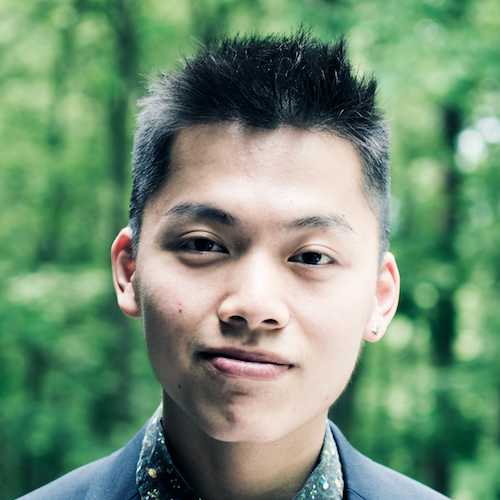
#> input picture Tong Portrait 2c.jpg, 500 x 500 px
$ python -i canny.py   (imports and definitions only)   (older library calls are emulated)
#> lines starting #> are read from the running program, lines starting #| are printed output that depends on the picture
#> in cannyEdge, image is the input picture: PIL image 500x500 RGB; mean R, G, B 114.7, 143.8, 116.5
### utils.py
'''
  File name: utils.py
'''

'''
  File clarification:
    Utils file that contributes the project
'''

import numpy as np
from scipy import signal
import matplotlib.pyplot as plt

'''
  Derivatives visualzation function
'''
def visDerivatives(I_gray, Mag, Magx, Magy):
  fig, (Ax0, Ax1, Ax2, Ax3) = plt.subplots(1, 4, figsize = (20, 8))

  Ax0.imshow(Mag, cmap='hot', interpolation='nearest')
  Ax0.axis('off')
  Ax0.set_title('Gradient Magnitude')

  Ax1.imshow(Magx, cmap='hot', interpolation='nearest')
  Ax1.axis('off')
  Ax1.set_title('Gradient Magnitude (x axis)')

  Ax2.imshow(Magy, cmap='hot', interpolation='nearest')
  Ax2.axis('off')
  Ax2.set_title('Gradient Magnitude (y axis)')

  # plot gradient orientation
  Mag_vec = Mag.transpose().reshape(1, Mag.shape[0] * Mag.shape[1])
  hist, bin_edge = np.histogram(Mag_vec.transpose(), 100)

  ind_array = np.array(np.where( (np.cumsum(hist).astype(float) / hist.sum()) < 0.95))
  thr = bin_edge[ind_array[0, -1]]

  ind_remove = np.where(np.abs(Mag) < thr)
  Magx[ind_remove] = 0
  Magy[ind_remove] = 0

  X, Y = np.meshgrid(np.arange(0, Mag.shape[1], 1), np.arange(0, Mag.shape[0], 1))

  Ax3.imshow(I_gray, cmap='hot', interpolation='nearest')
  Ax3.axis('off')
  Ax3.set_title('Gradient Orientation')

  Q = plt.quiver(X, Y, Magx, Magy)
  qk = plt.quiverkey(Q, 0.9, 0.9, 2, r'$2 \frac{m}{s}$', labelpos='E', coordinates='figure')


'''
  Edge detection result visualization function
'''
def visCannyEdge(Im_raw, M, E):
  # plot image
  fig, (ax0, ax1, ax2) = plt.subplots(1, 3, figsize = (12, 12))

  # plot original image
  ax0.imshow(Im_raw)
  ax0.axis("off")
  ax0.set_title('Raw image')

  # plot edge detection result
  ax1.imshow(M, cmap='gray', interpolation='nearest')
  ax1.axis("off")
  ax1.set_title('Non-Max Suppression Result')

  # plot original image
  ax2.imshow(E, cmap='gray', interpolation='nearest')
  ax2.axis("off")
  ax2.set_title('Canny Edge Detection')

'''
  Generate one dimension Gaussian distribution
  - input mu: the mean of pdf
  - input sigma: the standard derivation of pdf
  - input length: the size of pdf
  - output: a row vector represents one dimension Gaussian distribution
'''
def GaussianPDF_1D(mu, sigma, length):
  # create an array
  half_len = length / 2

  if np.remainder(length, 2) == 0:
    ax = np.arange(-half_len, half_len, 1)
  else:
    ax = np.arange(-half_len, half_len + 1, 1)

  ax = ax.reshape([-1, ax.size])
  denominator = sigma * np.sqrt(2 * np.pi)
  nominator = np.exp( -np.square(ax - mu) / (2 * sigma * sigma) )

  return nominator / denominator

'''
  Generate two dimensional Gaussian distribution
  - input mu: the mean of pdf
  - input sigma: the standard derivation of pdf
  - input row: length in row axis
  - input column: length in column axis
  - output: a 2D matrix represents two dimensional Gaussian distribution
'''
def GaussianPDF_2D(mu, sigma, row, col):
  # create row vector as 1D Gaussian pdf
  g_row = GaussianPDF_1D(mu, sigma, row)
  # create column vector as 1D Gaussian pdf
  g_col = GaussianPDF_1D(mu, sigma, col).transpose()

  return signal.convolve2d(g_row, g_col, 'full')

'''
  Convert RGB image to gray one manually
  - Input I_rgb: 3-dimensional rgb image
  - Output I_gray: 2-dimensional grayscale image
'''
def rgb2gray(I_rgb):
  r, g, b = I_rgb[:, :, 0], I_rgb[:, :, 1], I_rgb[:, :, 2]
  I_gray = 0.2989 * r + 0.5870 * g + 0.1140 * b
  return I_gray

### interp.py
import numpy as np
import pdb
#####
#
#   Function Input
#   x     M*N            x coordinates meshgrid
#   y     M*N            y coordinates meshgrid
#   v     M*N            the value lies on grid point which is corresponding to the meshgrid coordinates
#   xq    M1*N1 or M2    the query points x coordinates
#   yq    M1*N1 or M2    the query points y coordinates
#
##########
#   Function Output
#   interpv , the interpolated value at querying coordinates xq, yq, it has the same size as xq and yq.
##########
#   For project 1, x and y should be the meshgrid of Mag
#                  v = Mag
#                  xq and yq are the coordinates of the interpolated location, i.e the coordinates computed based on the gradient orientation.

def interp2(x, y, v, xq, yq):

	x = x.astype(np.int32)
	y = y.astype(np.int32)
	dim_input = 1
	if len(xq.shape) == 2 or len(yq.shape) == 2:
		if xq.shape != yq.shape:
			raise 'Xq Yq should have the same shape'
		dim_input = 2
		q_h = xq.shape[0]
		q_w = xq.shape[1]
		xq = xq.flatten()
		yq = yq.flatten()

	h = x.shape[0]
	w = x.shape[1]
	if x.shape != y.shape:
		raise 'the shape of grid coordinate X and grid coordinate Y doesnt match'
	if y.shape != v.shape:
		raise 'the shape of grid coordinate and value V doesnt match'
	if xq.shape != yq.shape:
		raise 'query coordinates Xq Yq should have same shape'


	x_floor = np.floor(xq).astype(np.int32)
	y_floor = np.floor(yq).astype(np.int32)
	x_ceil = np.ceil(xq).astype(np.int32)
	y_ceil = np.ceil(yq).astype(np.int32)

	x_floor[x_floor<0] = 0
	y_floor[y_floor<0] = 0
	x_ceil[x_ceil<0] = 0
	y_ceil[y_ceil<0] = 0

	x_floor[x_floor>=w-1] = w-1
	y_floor[y_floor>=h-1] = h-1
	x_ceil[x_ceil>=w-1] = w-1
	y_ceil[y_ceil>=h-1] = h-1

	v1 = v[y_floor, x_floor]
	v2 = v[y_floor, x_ceil]
	v3 = v[y_ceil, x_floor]
	v4 = v[y_ceil, x_ceil]

	lh = yq - y_floor
	lw = xq - x_floor
	hh = 1 - lh
	hw = 1 - lw

	w1 = hh * hw
	w2 = hh * lw
	w3 = lh * hw
	w4 = lh * lw

	interp_val = v1 * w1 + w2 * v2 + w3 * v3 + w4 * v4

	if dim_input == 2:
		return interp_val.reshape(q_h,q_w)
	return interp_val


# [18 lines that do not run on import are left out]

### helpers.py
import numpy as np
import math
'''
  File name: helpers.py
  Author:
  Date created:
'''

'''
  File clarification:
    Helpers file that contributes the project
    You can design any helper function in this file to improve algorithm
'''


def discretize(angle):

    pi = math.pi

    # Condition
    if angle < 0:
        angle += 2 * pi
    if angle >= 2 * pi:
        angle -= 2 * pi

    # Edge discretize into 8 angles
    if angle >= 0 and angle < pi / 4:
        angle = 0
    elif angle >= pi / 4 and angle < pi / 2:
        angle = pi / 4
    elif angle >= pi / 2 and angle < 3 * pi / 4:
        angle = pi / 2
    elif angle >= 3 * pi / 4 and angle < pi:
        angle = 3 * pi / 4
    elif angle >= pi and angle < 5 * pi / 4:
        angle = pi
    elif angle >= 5 * pi / 4 and angle < 3 * pi / 2:
        angle = 5 * pi / 4
    elif angle >= 3 * pi / 2 and angle < 7 * pi / 4:
        angle = 3 * pi / 2
    elif angle >= 7 * pi / 4 and angle < 2 * pi:
        angle = 7 * pi / 4
    return angle

### Test_script.py
'''
  File name: utils.py
  Author: Haoyuan(Steve) Zhang
  Date created: 9/12/2017
'''

'''
  File clarification:
    Test the canny edge detection output's format including
    dimension, size and type
    - Input I: raw image
    - Input E: canny edge detection result
'''
def Test_script(I, E):
  test_pass = True
  print (E.size)
  # E should be 2D matrix
  print (E.size)
  if E.ndim != 2:
    print('ERROR: Incorrect Edge map dimension! \n')
    test_pass = False
  # end if

  # E should have same size with original image
  nr_I, nc_I = I.shape[0], I.shape[1]
  nr_E, nc_E = E.shape[0], E.shape[1]

  if nr_I != nr_E or nc_I != nc_E:
    print('ERROR: Edge map size has changed during operations! \n')
    test_pass = False
  # end if

  # E should be a binary matrix so that element should be either 1 or 0
  numEle = E.size
  numOnes, numZeros = E[E == 1].size, E[E == 0].size

  if numEle != (numOnes + numZeros):
    print('ERROR: Edge map is not binary one! \n')
    test_pass = False
  # end if

  if test_pass:
    print('Test Passed! \n')
  else:
    print('Test Failed! \n')

  return test_pass

### canny.py
import numpy as np
import pdb
from scipy import signal, ndimage
import matplotlib.pyplot as plt
import utils
from interp import interp2
import math
from helpers import discretize
import os
from PIL import Image
from Test_script import Test_script

#!/usr/bin/env python3
# -*- coding: utf-8 -*-
"""
Created on Wed Nov  1 18:07:57 2017

@author: TPow
"""
# [1 line not run here, left out]


def findDerivatives(I_gray):

  # 2D Gaussian kernel
  G = utils.GaussianPDF_2D(0, 1, 10, 10)

  # Deviation vectors/filter for horizontal and vertical direction (to compute gradient of Gaussian)
  dx = [[1.0, 0.0, -1.0]]
  dy = [[1.0], [0.0], [-1.0]]

  # Perform convolution of Gaussian and filters, get gradient of Gaussian (10 by 10)
  Gx = signal.convolve2d(G, dx, mode='same', boundary='symm')
  Gy = signal.convolve2d(G, dy, mode='same', boundary='symm')

  # Perform convolution of original image matrix and gradient matrix
  ix = signal.convolve2d(I_gray, Gx, mode='same', boundary='symm')
  iy = signal.convolve2d(I_gray, Gy, mode='same', boundary='symm')

  # Compute magnitude of the gradient
  im = np.sqrt(np.square(ix) + np.square(iy))

  # Get gradient of the image
  idx = signal.convolve2d(I_gray, dx, mode='same')
  idy = signal.convolve2d(I_gray, dy, mode='same')

  # Get orientation of the edge
  orientation = np.arctan(np.divide(idy, idx))

  return im, ix, iy, orientation


def nonMaxSup(Mag, Ori):

  (yLength, xLength) = Mag.shape
#> yLength = 500; xLength = 500

  coordinates = (yLength, xLength)
#> coordinates = (500, 500)
  coordinates_x = coordinates[1]
#> coordinates_x = 500
  coordinates_y = coordinates[0]
#> coordinates_y = 500

  # Initialize the meshgrid
  mGridY, mGridX = np.meshgrid(np.arange(0, coordinates_x), np.arange(0, coordinates_y))

  # Modify the meshgrid with orientation
  interp_location = np.add(mGridY, np.sin(Ori))
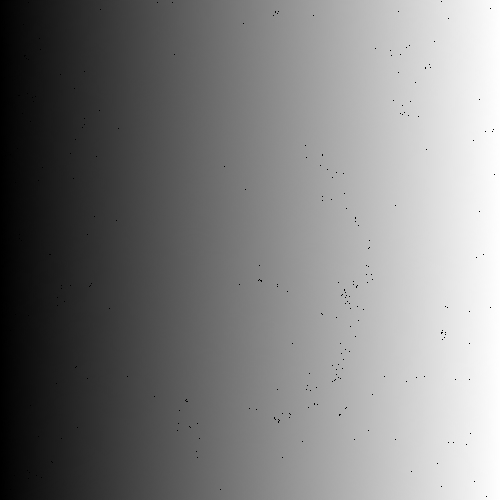
#> interp_location: shape (500, 500) float64; 0.11% of the values are NaN or infinite; the others: min -0.728, max 499.6, mean 249.5; drawn with min black, max white, NaN and infinite black
  interp_location_2 = np.add(mGridX, np.cos(Ori))
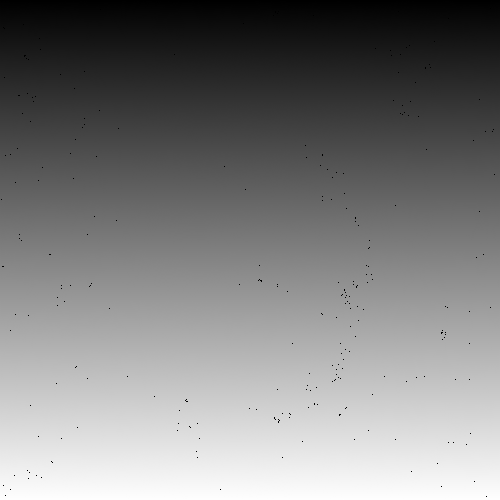
#> interp_location_2: shape (500, 500) float64; 0.11% of the values are NaN or infinite; the others: min 6.12e-17, max 500, mean 250.1; drawn with min black, max white, NaN and infinite black
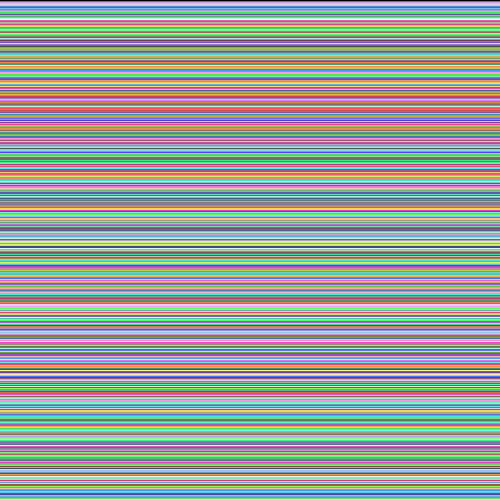
#> mGridX: shape (500, 500) int64; 500 distinct labels, from 0 to 499; one colour per label, 0 black
  interp_location_3 = np.subtract(mGridY, np.sin(Ori))
  interp_location_4 = np.subtract(mGridX, np.cos(Ori))

  # Interpolate and get magnitude of new points
  interp_pos = interp2(mGridX, mGridY, Mag, interp_location, interp_location_2)
#> in interp2, `x = x.astype(np.int32)`: x: shape (500, 500) int32; 500 distinct labels, from 0 to 499
  interp_neg = interp2(mGridX, mGridY, Mag, interp_location_3, interp_location_4)

  # New matrix created by logical operation
  Compare = np.logical_and(Mag > interp_pos, Mag > interp_neg)
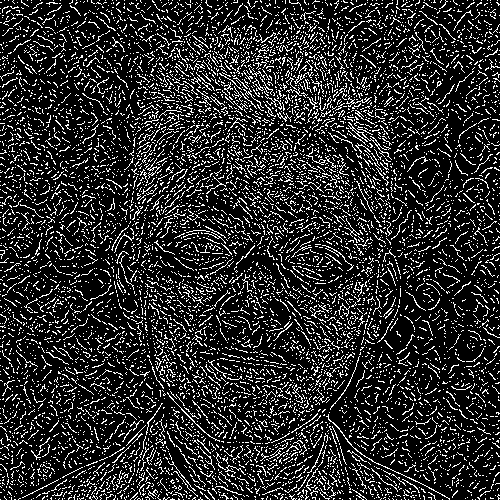
#> Compare: shape (500, 500) bool; 16.8% white in thin lines or dots

  # Change into binary matrix
  Compare_int = Compare.astype(np.int)
#> Compare_int: shape (500, 500) int64; values 0 (black) and 1 (white), 16.8% white in thin lines or dots

  return Compare_int


def edgeLink(M, Mag, Ori):

  # Multiply magnitude with
  binary_mag = np.multiply(M, Mag)
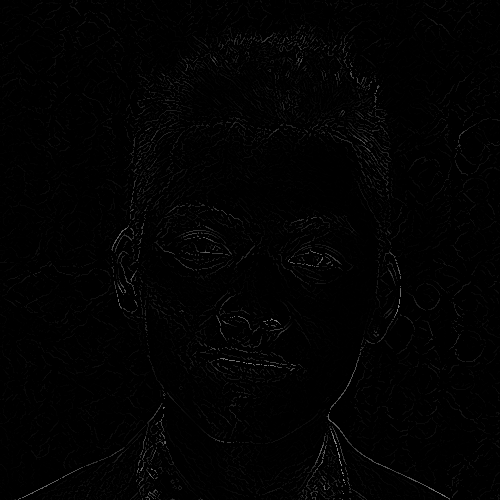
#> binary_mag: shape (500, 500) float64; min 0, max 138.6, mean 2.2

  row, column = binary_mag.shape
#> row = 500; column = 500

  edge_map = np.empty([row, column])

  # Declare low and high threshold
  threshold_low = 0.03 * np.amax(binary_mag)
#> threshold_low = 4.16
  threshold_high = 2.5 * threshold_low
#> threshold_high = 10.4

  # Set thresholds
  for j in range(0, column):
    for i in range(0, row):
      if binary_mag[i, j] > threshold_high:
        edge_map[i, j] = 1
      elif binary_mag[i, j] <= threshold_low:
        edge_map[i, j] = 0
      else:
        edge_map[i, j] = 0.5

  # Hysteresis
  for j in range(0, column):
    for i in range(0, row):
      # Start at strong edge
      if edge_map[i, j] == 0.5:

        pi = math.pi

        # Orientation of gradient
        angle = Ori[i, j]

        # Orientations of edge perpendicular to gradient direction
        angle_neg = discretize(angle - np.cos(angle))
        angle_pos = discretize(angle + np.cos(angle))

        neighbor_1 = 0.0
        neighbor_2 = 0.0
        row_1 = 0
        row_2 = 0
        column_1 = 0
        column_2 = 0

        if angle_neg == 0 or angle_neg == pi or angle_pos == 0 or angle_pos == pi:
          if j + 1 < column:
            neighbor_1 = edge_map[i][j + 1]
            row_1 = i
            column_1 = j + 1
          if j - 1 >= 0:
            neighbor_2 = edge_map[i][j - 1]
            row_2 = i
            column_2 = j - 1
        elif angle_neg == pi / 2 or angle_neg == 3 * pi / 2 or angle_pos == pi / 2 or angle_pos == 3 * pi / 2:
          if i + 1 < row:
            neighbor_1 = edge_map[i + 1][j]
            row_1 = i + 1
            column_1 = j
          if i - 1 >= 0:
            neighbor_2 = edge_map[i - 1][j]
            row_2 = i - 1
            column_2 = j
        elif angle_neg == pi / 4 or angle_neg == 5 * pi / 4 or angle_pos == pi / 4 or angle_pos == 5 * pi / 4:
          if i + 1 < row and j + 1 < column:
            neighbor_1 = edge_map[i + 1][j + 1]
            row_1 = i + 1
            column_1 = j + 1
          if i - 1 >= 0 and j - 1 >= 0:
            neighbor_2 = edge_map[i - 1][j - 1]
            row_2 = i - 1
            column_2 = j - 1
        elif angle_neg == 3 * pi / 4 or angle_neg == 7 * pi / 4 or angle_pos == 3 * pi / 4 or angle_pos == 7 * pi / 4:
          if i - 1 >= 0 and j + 1 < column:
            neighbor_1 = edge_map[i - 1][j + 1]
            row_1 = i - 1
            column_1 = j + 1
          if i + 1 < row and j - 1 >= 0:
            neighbor_2 = edge_map[i + 1][j - 1]
            row_2 = i + 1
            column_2 = j - 1

        ori_difference_1 = abs(Ori[i][j] - Ori[row_1][column_1])
        ori_difference_2 = abs(Ori[i][j] - Ori[row_2][column_2])

        if neighbor_1 < 1 and neighbor_2 < 1:
          edge_map[i][j] = 0
        elif neighbor_1 == 1 and neighbor_2 < 1:
          if ori_difference_1 >= threshold_low and ori_difference_1 <= threshold_high:
            edge_map[i][j] = 1
          else:
            edge_map[i][j] = 0
        elif neighbor_2 == 1 and neighbor_1 < 1:
          if ori_difference_2 >= threshold_low and ori_difference_2 <= threshold_high:
            edge_map[i][j] = 1
          else:
            edge_map[i][j] = 0
        elif neighbor_1 == 1 and neighbor_2 == 1:
          if ori_difference_1 >= threshold_low and ori_difference_1 <= threshold_high or ori_difference_2 >= threshold_low and ori_difference_2 <= threshold_high:
            edge_map[i][j] = 1
          else:
            edge_map[i][j] = 0
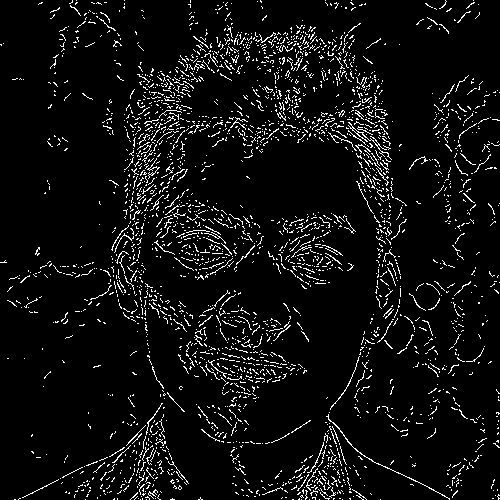
#> edge_map: shape (500, 500) float64; values 0 (black) and 1 (white), 6.1% white in thin lines or dots

  # Final for loop to clear weak values
  for j in range(0, column):
    for i in range(0, row):
      if edge_map[i][j] == 0.5:
        edge_map[i][j] = 0

  return edge_map

# cannyEdge detector


def cannyEdge(Im):
  image = Image.open(Im)
  image.load()
  I = np.asarray(image, dtype='uint8')
  if I.ndim == 3:
    # convert RGB image to gray color space if
    im_gray = utils.rgb2gray(I)
  else:
    im_gray = I

  Mag, Magx, Magy, Ori = findDerivatives(im_gray)
  M = nonMaxSup(Mag, Ori)
  E = edgeLink(M, Mag, Ori)

  # only when test passed that can show all results
  if Test_script(im_gray, E):
    # visualization results
#| 250000
#| 250000
    utils.visDerivatives(im_gray, Mag, Magx, Magy)
    utils.visCannyEdge(I, M, E)

    plt.show()
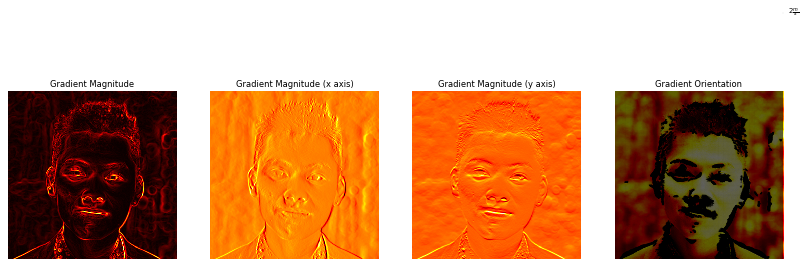
#> figure drawn by matplotlib, 4 panels

  return E

>>> result = cannyEdge('Tong Portrait 2c.jpg')
